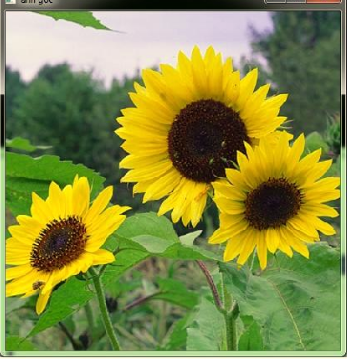
#> input picture hocmay/VYBH3049.PNG, 347 x 359 px, found by its file name
$ python locanh.py
#> lines starting #> are read from the running program, lines starting #| are printed output that depends on the picture; after the words box and inside, x2 and y2 are one past the last pixel; in counts of white or black regions, pixels touching at a corner belong together
import cv2
import numpy as np
img=cv2.imread("hocmay\VYBH3049.PNG")
#> img is the input picture: shape (359, 347, 3); mean B, G, R 67.4, 141, 134.6
rows, cols =img.shape[:2]
#> rows = 359; cols = 347
kernel_identity= np.array([[0,0,0],[0,1,0],[0,0,0]])
kernel_3x3=np.ones((3,3),np.float32)
kernel_5x5=np.ones((5,5),np.float32)
cv2.imshow('Original',img)
output= cv2.filter2D(img,-1,kernel_identity)
cv2.imshow("Identity filter",output)
output= cv2.filter2D(img,-5,kernel_3x3)
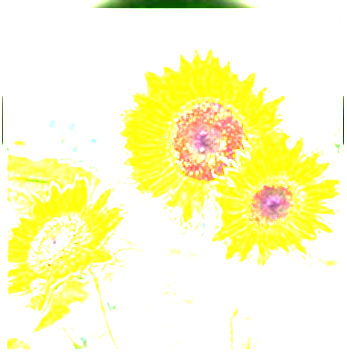
#> output: shape (359, 347, 3); mean B, G, R 200.6, 250.7, 252.6
cv2.imshow("3x3 filter",output)
print(rows,cols)
#| 359 347
output = cv2.filter2D(img[0:100,0:100], -1, kernel_5x5)
#> output: shape (100, 100, 3); every value is 255
for i in range(1,100):
    for j in range(1,100):
        img[i,j]=output[i,j]
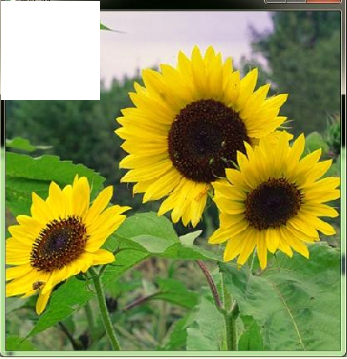
#> img: shape (359, 347, 3); 7.87% of pixels changed, all inside (x1, y1, x2, y2) = (1, 1, 100, 100)
cv2.imshow('5x5 filter',img)
cv2.waitKey(0)
